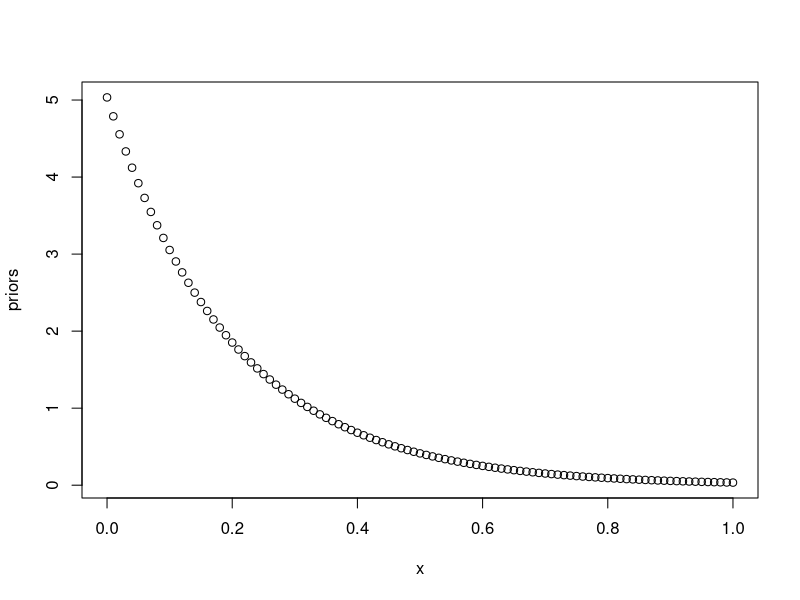
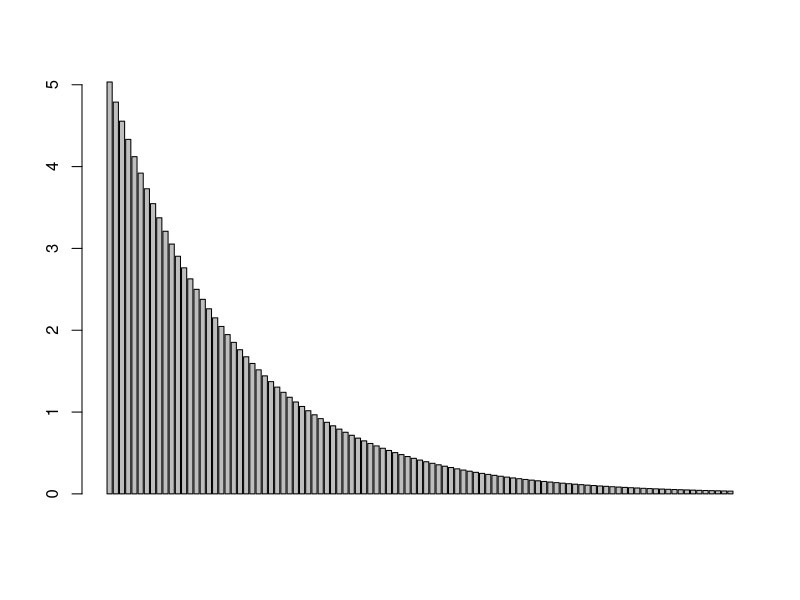
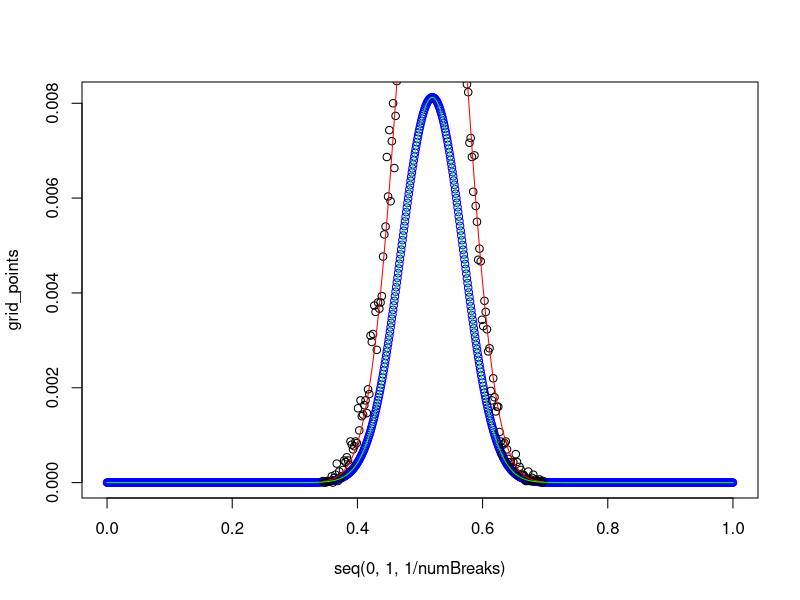
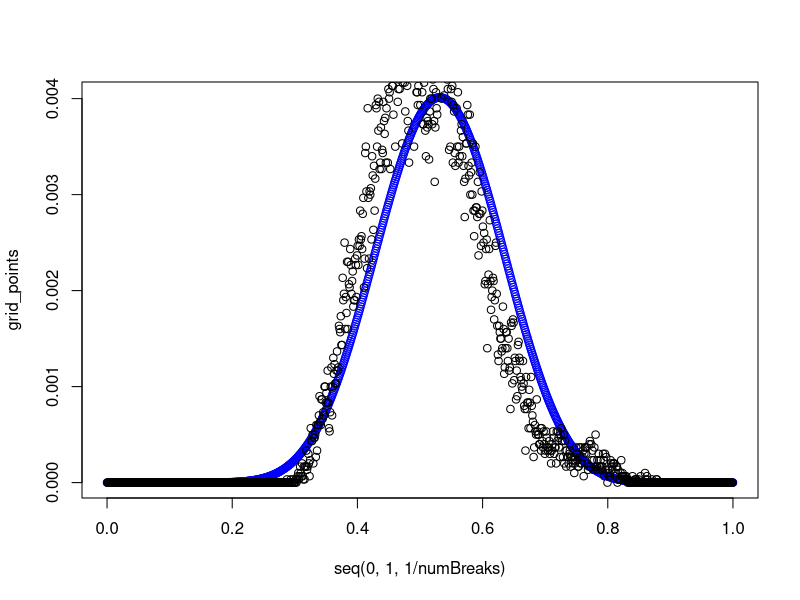

Write R code to recreate these figures, in order.
## ---- chunk 1
knitr::opts_chunk$set(echo = TRUE)
## ---- chunk 2
x = seq(0,1,.01)
priors = dexp(x, rate=5)/0.9932621

plot(x,priors)
barplot(priors)
## ---- chunk 3


metropolis <- function(iterations, new_data, starting_prob, step_size = .01){
    current_prob = starting_prob
    posteriorDist = vector()
  ## starting_prob is of success, failure
  for(i in 1:iterations){
    
    ## calculate the probability of the current probability (prior or p(current_prob)) * the likelihood of X heads given the data (p(new_data | current_prob))
    # pCurrent = dexp(current_prob, rate=5)/0.9932621 * dbinom(new_data[1], sum(new_data), current_prob)
    pCurrent = dbeta(current_prob, 40,40) * dbinom(new_data[1], sum(new_data), current_prob)
    
    new_prob = current_prob + rnorm(1, mean = 0, sd = step_size)
    new_prob = min(new_prob, 1) ## in case new_prob is above 1
    new_prob = max(new_prob, 0) ## in case new_prob is below 0
    
    ## calculate the probability of a new probability (prior or p(new_prob)) * the likelihood of X heads given the data (p(new_data | new_prob))
    # pNew = dexp(new_prob, rate=5)/0.9932621 * dbinom(new_data[1], sum(new_data), new_prob)
    pNew = dbeta(new_prob, 40,40) * dbinom(new_data[1], sum(new_data), new_prob)
    
    

    ratio = pNew / pCurrent
    
    if (ratio > 1 || ratio >= runif(1)){current_prob = new_prob} ## update the current prob
    
    posteriorDist[i]  = current_prob
    
    
    # if(i %% 100 == 0){
    #   myHist = hist(posteriorDist, breaks = 200, plot = F)
    #   plot(myHist$mids, myHist$counts/i, main = paste("iteration", i))
    #   Sys.sleep(.1)
    # }
    
  }
  return(posteriorDist) }



## ---- chunk 4


grid_integration <- function(numBreaks, alpha_beta, new_data){
  posteriorDist = vector(length = numBreaks)
  NumRectangles = seq(0,1, 1/numBreaks)
  i = 1
  sum = 0
  delta <- 1/(numBreaks - 1)
  
  for(rectangle in NumRectangles){
    # posteriorDist[i] <- dexp(rectangle, rate=5)/0.9932621 * dbinom(new_data[1], sum(new_data), rectangle)
    posteriorDist[i] <- dbeta(rectangle, 40,40) * dbinom(new_data[1], sum(new_data), rectangle)
    
    # sum = sum + posteriorDist[i]
    i = i + 1
  }

  return(posteriorDist/sum(posteriorDist))}


## ---- chunk 5

iterations = 30000
new_data = c(14,10)
starting_prob = 0.5
metropolis_points = metropolis(iterations = iterations, new_data = new_data, starting_prob = starting_prob, step_size = .01)

numBreaks = 1000
alpha_beta = c(40,40)
new_data = c(14,10)

grid_points = grid_integration(numBreaks = numBreaks, alpha_beta = alpha_beta, new_data = new_data)

alpha_beta = c(40,40)
new_data = c(14,10)


beta_dist = dbeta(seq(0,1,1/numBreaks), alpha_beta[1]+new_data[1], alpha_beta[2]+new_data[2])


plot(seq(0,1,1/numBreaks), grid_points, col = "blue")
# myHist = hist(metropolis_points, breaks = seq(0,1,1/numBreaks), plot = F) ## will make the metropolis lay on the grid_points
myHist = hist(metropolis_points, breaks = 200, plot = F)
points(myHist$mids, myHist$counts/iterations)
dbetasum <- sum(dbeta(myHist$mids, 40+14,40+10))
lines(myHist$mids, dbeta(myHist$mids, 40+14,40+10)/dbetasum, col = "red")
lines(seq(0,1,1/numBreaks), beta_dist/sum(beta_dist), col = "green")



# p_grid <- seq(0, 1, length.out = length(grid_points))
# beta_curve <- dbeta(
#   p_grid,
#   alpha_beta[1] + new_data[1],
#   alpha_beta[2] + new_data[2]
# )
# 
# beta_curve <- beta_curve / sum(beta_curve)
# 
# plot(p_grid, grid_points, type = "l", lwd = 2,
#      xlab = "p", ylab = "Posterior",
#      main = "Posterior Comparison")
# 
# lines(p_grid, beta_curve, lwd = 2, lty = 2)
# 
# hist(metropolis_points, probability = TRUE, breaks = 200,
#      col = rgb(0,0,1,0.2), border = NA, add = TRUE)
# 
# legend("topright",
#        legend = c("Grid", "Beta (analytic)", "Metropolis"),
#        lty = c(1,2,NA),
#        lwd = c(2,2,NA),
#        pch = c(NA, NA, 15),
#        pt.cex = 2,
#        col = c("black","black", rgb(0,0,1,0.2)))

## ---- chunk 6
metropolis <- function(iterations, new_data, starting_prob, step_size = .01){
    current_prob = starting_prob
    posteriorDist = vector()
  ## starting_prob is of success, failure
  for(i in 1:iterations){
    
    ## calculate the probability of the current probability (prior or p(current_prob)) * the likelihood of X heads given the data (p(new_data | current_prob))
    pCurrent = dexp(current_prob, rate=5)/0.9932621 * dbinom(new_data[1], sum(new_data), current_prob)
    # pCurrent = dbeta(current_prob, 40,40) * dbinom(new_data[1], sum(new_data), current_prob)
    
    new_prob = current_prob + rnorm(1, mean = 0, sd = step_size)
    new_prob = min(new_prob, 1) ## in case new_prob is above 1
    new_prob = max(new_prob, 0) ## in case new_prob is below 0
    
    ## calculate the probability of a new probability (prior or p(new_prob)) * the likelihood of X heads given the data (p(new_data | new_prob))
    pNew = dexp(new_prob, rate=5)/0.9932621 * dbinom(new_data[1], sum(new_data), new_prob)
    # pNew = dbeta(new_prob, 40,40) * dbinom(new_data[1], sum(new_data), new_prob)
    
    

    ratio = pNew / pCurrent
    
    if (ratio > 1 || ratio >= runif(1)){current_prob = new_prob} ## update the current prob
    
    posteriorDist[i]  = current_prob
    ## current_prob is the metropolis algorithm's guess about the posterior

    
  }
  return(posteriorDist) }
## ---- chunk 7
grid_integration <- function(numBreaks, alpha_beta, new_data){
  posteriorDist = vector(length = numBreaks)
  NumRectangles = seq(0,1, 1/numBreaks)
  i = 1
  sum = 0
  delta <- 1/(numBreaks)
  
  for(rectangle in NumRectangles){
    posteriorDist[i] <- delta * dexp(rectangle, rate=5)/0.9932621 * dbinom(new_data[1], sum(new_data), rectangle)
    # posteriorDist[i] <- dbeta(rectangle, 40,40) * dbinom(new_data[1], sum(new_data), rectangle)
    
    # sum = sum + posteriorDist[i]
    i = i + 1
  }
  # print(sum)
  # print(posteriorDist)
  return(posteriorDist/sum(posteriorDist))}
## ---- chunk 8
iterations = 30000
new_data = c(14,10)
starting_prob = 0.5
metropolis_points = metropolis(iterations = iterations, new_data = new_data, starting_prob = starting_prob, step_size = .01)

numBreaks = 1000
alpha_beta = c(40,40)
new_data = c(14,10)

grid_points = grid_integration(numBreaks = numBreaks, alpha_beta = alpha_beta, new_data = new_data)

alpha_beta = c(40,40)
new_data = c(14,10)


beta_dist = dbeta(seq(0,1,1/numBreaks), alpha_beta[1]+new_data[1], alpha_beta[2]+new_data[2])

myHist <- hist(metropolis_points, breaks = seq(0,1, 1/numBreaks), plot = FALSE)
plot(seq(0,1,1/numBreaks), grid_points, col = "blue")
points(myHist$mids, myHist$counts/iterations) ## or myHist$counts/sum(myHist$counts)

# bw <- diff(myHist$breaks)[1]
# dens <- myHist$counts / (length(posteiorDist) * bw)
# plot(myHist$mids, dens)
# lines(seq(0,1,1/numBreaks), grid_points, col="red", lwd=2)

# dbetasum <- sum(dbeta(myHist$mids, 40+14,40+10))
# lines(myHist$mids, dbeta(myHist$mids, 40+14,40+10)/dbetasum, col = "red")
# lines(seq(0,1,1/numBreaks), beta_dist/sum(beta_dist), col = "green")
